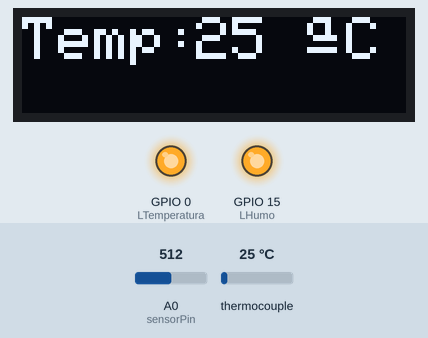
The program below on a simulated ESP8266 (NodeMCU). Parts: 128×32 one-colour display, output pins drawn as LEDs (lit = HIGH). The inputs (shaded band) are chosen by the test bench; at power-on: thermocouple 25 °C, A0 (sensorPin) = 512. WiFi joins after 1.5 s; servers stay silent unless stated; no MQTT or app messages arrive unless stated; what the program prints to the serial monitor is not drawn.

Above: at 5.2 s.
5.3 s: thermocouple set to 98 °C
At 7.1 s:
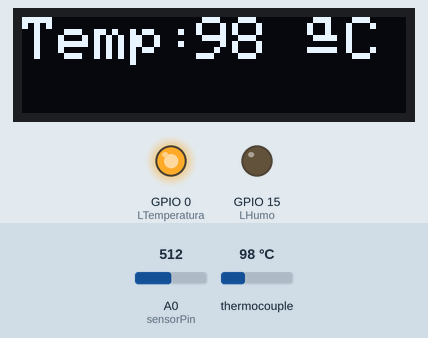
9.7 s: thermocouple set to 105 °C
At 10.7 s:
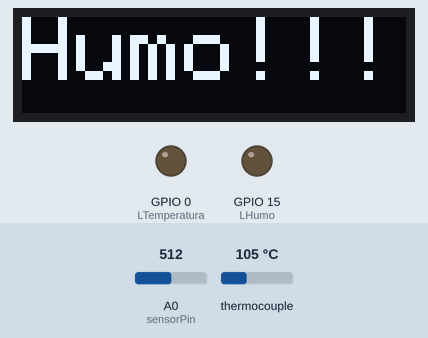
13.4 s: A0 (sensorPin) set to 492
At 14.0 s:
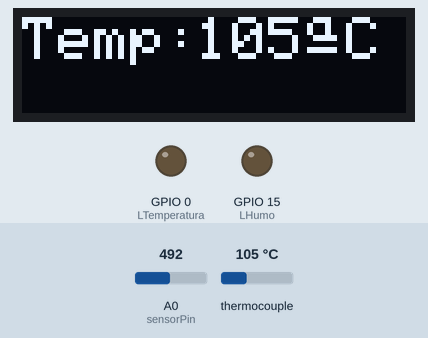
15.5 s: thermocouple set to 6 °C
At 16.5 s:
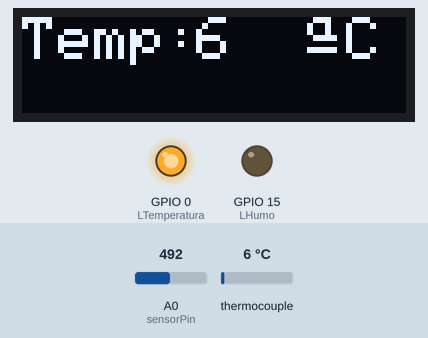
17.6 s: thermocouple set to 150 °C
At 19.1 s:
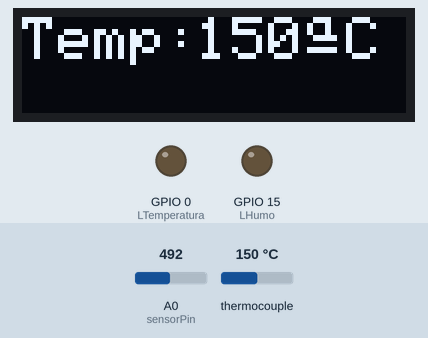
19.7 s: A0 (sensorPin) set to 510
At 21.7 s:
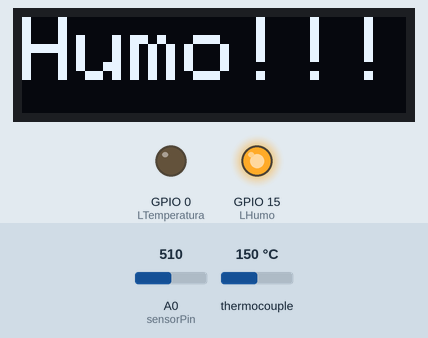
Timing chart, 0 to 24.9 s (numbered marks = the images above; inputs shaded):
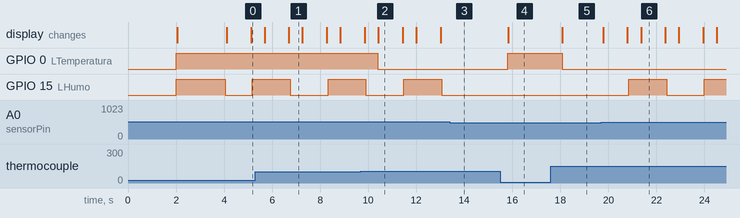

The program:

main.cpp
```cpp
#include <Arduino.h>
#include <ESP8266WiFi.h>
#include <SPI.h>
#include <Wire.h>
#include <Adafruit_SSD1306.h>

#include "mqtt/MQTTConnector.h"
#include "Credentials.h"
#include "max6675.h"

//Pines de termocupla.
int thermoDO = 14;
int thermoCS = 12;
int thermoCLK = 13;
int temperatura = 0;
//Pines MQ2.
const int sensorPin = A0;
int MQ2 = 0;
bool humo = false;
bool alerta = false;
//Pines OLED:Constantes.
#define ANCHO_PANTALLA 128 //Ancho pantalla OLED.
#define ALTO_PANTALLA 32   //Alto pantalla OLED.
//Pines de Salida.
int LTemperatura = 0;
int LHumo = 15;

MAX6675 thermocouple(thermoCLK, thermoCS, thermoDO);

// Objeto de la clase Adafruit_SSD1306
Adafruit_SSD1306 display(ANCHO_PANTALLA, ALTO_PANTALLA, &Wire, -1);

void leerTermocupla(){
  //Termocupla..................
  Serial.print("Temperatura = ");
  temperatura = thermocouple.readCelsius();
  Serial.println(temperatura);

  //Publicar en Mqtt.
  String output = String( temperatura ) + " grados Celsius.";
  MQTTPublish(TOPICTEMPERATURE, (char *)output.c_str());

  if (temperatura > 100)
    digitalWrite(LTemperatura,LOW);
  else
    digitalWrite(LTemperatura,HIGH);
}

void alertaHumo(){
  if (!alerta){
    digitalWrite(LHumo,HIGH);
    alerta = true;
  }
  else
  {
    digitalWrite(LHumo,LOW);
    alerta = false;
  }
}

void leerMQ2(){
  //MQ2.........................
  MQ2 = analogRead(sensorPin);
  Serial.print("MQ2 = ");
  Serial.println(MQ2);

  if (MQ2 > 500){    //Para alcohol 600, para humo 700.
    humo = true;
    display.clearDisplay();
    display.setTextSize(3);
    display.setTextColor(SSD1306_WHITE);
    display.setCursor(0,0);
    display.println("Humo!!!");
    display.display();

    //Publicar en Mqtt.
    MQTTPublish(TOPICESTADO, "Alerta!!! Humo.");
    delay(1000);
  }
  else
    humo = false;
}

void writeOled(){
  //OLED.........................
  display.clearDisplay();
  display.setTextSize(2);
  display.setTextColor(SSD1306_WHITE);
  display.setCursor(0,0);
  display.println("Temp:    C");
  display.setCursor(58,0);
  display.println(temperatura);
  display.setCursor(95,0);
  display.cp437(true);
  display.write(166); //Imprimir caracter especial.
  display.display();
  delay(50);
}

void WiFiBegin(const char* ssid, const char* pass)
{
  WiFi.begin(ssid, pass);
  Serial.printf("Waiting for AP connection ...\n");
  while(WiFi.status() != WL_CONNECTED)
  {
    delay(1000);
    Serial.printf(".");
  }
  IPAddress ip = WiFi.localIP();
  Serial.printf("IP : %d.%d.%d.%d\n", ip[0],ip[1],ip[2],ip[3]);
}

void setup()
{
  Serial.begin(115200);
  WiFiBegin(STA_SSID, STA_PASS);
  MQTTBegin();
  MQTTPublish(TOPICESTADO,"Im alive");

  pinMode(LTemperatura, OUTPUT);
  pinMode(LHumo, OUTPUT);
  digitalWrite(LHumo,HIGH);
  digitalWrite(LTemperatura, HIGH);

  //OLED...................................................
  if (!display.begin(SSD1306_SWITCHCAPVCC, 0x3C)) {
    while (true);
  }
  display.clearDisplay();
  display.setTextSize(3);
  display.setTextColor(SSD1306_WHITE);
  display.setCursor(0, 4);      // Posición del texto(Columna,fila):128x32
  display.println("Welcome.");
  display.display();            // Enviar a pantalla
  delay(2000);
  digitalWrite(LHumo,LOW);
}

void loop()
{
  MQTTLoop();
  leerTermocupla();
  leerMQ2();
  writeOled();
  if(humo)
    alertaHumo();
  else
    digitalWrite(LHumo,LOW);

  delay(500);
}

  
```

Credentials.h
```cpp
#ifndef ARDUINO_CREDENTIALS_H
#define ARDUINO_CREDENTIALS_H

/* WiFi Credentials to connect Internet */
#define STA_SSID "xxxx"
#define STA_PASS "xxxx"

/* Provide MQTT broker credentials as denoted in maqiatto.com. */
#define MQTT_BROKER       "xxxx"
#define MQTT_BROKER_PORT  1883
#define MQTT_USERNAME     "xxxx"
#define MQTT_KEY          "xxxx"

/* Provide topic as it is denoted in your topic list.
 * For example mine is : cadominna@gmail.com/topic1
 * To add topics, see https://www.maqiatto.com/configure
 */
#define TOPICESTADO            "xxxx/Estado"
#define TOPICTEMPERATURE       "xxxx/Temperatura"

#endif /* ARDUINO_CREDENTIALS_H */
```

MQTTConnector.cpp
```cpp
#include <ESP8266WiFi.h>
#include <PubSubClient.h>

#include "MQTTConnector.h"
#include "Credentials.h"

WiFiClient wifiClient;
PubSubClient mqttClient(wifiClient);

boolean mqttInitCompleted = false;
String clientId = "IoTPractice-" + String(ESP.getChipId());

/* Incoming data callback. */
void dataCallback(char* topic, byte* payload, unsigned int length)
{
  char payloadStr[length + 1];
  memset(payloadStr, 0, length + 1);
  strncpy(payloadStr, (char*)payload, length);
  Serial.printf("Data    : dataCallback. Topic : [%s]\n", topic);
  Serial.printf("Data    : dataCallback. Payload : %s\n", payloadStr);
}

void performConnect()
{
  uint16_t connectionDelay = 5000;
  while (!mqttClient.connected())
  {
    Serial.printf("Trace   : Attempting MQTT connection...\n");
    if (mqttClient.connect(clientId.c_str(), MQTT_USERNAME, MQTT_KEY))
    {
      Serial.printf("Trace   : Connected to Broker.\n");

      /* Subscription to your topic after connection was succeeded.*/
      //MQTTSubscribe(TOPIC);
    }
    else
    {
      Serial.printf("Error!  : MQTT Connect failed, rc = %d\n", mqttClient.state());
      Serial.printf("Trace   : Trying again in %d msec.\n", connectionDelay);
      delay(connectionDelay);
    }
  }
}

boolean MQTTPublish(const char* topic, char* payload)
{
  boolean retval = false;
  if (mqttClient.connected())
  {
    retval = mqttClient.publish(topic, payload);
  }
  return retval;
}

boolean MQTTSubscribe(const char* topicToSubscribe)
{
  boolean retval = false;
  if (mqttClient.connected())
  {
    retval = mqttClient.subscribe(topicToSubscribe);
  }
  return retval;
}

boolean MQTTIsConnected()
{
  return mqttClient.connected();
}

void MQTTBegin()
{
  mqttClient.setServer(MQTT_BROKER, MQTT_BROKER_PORT);
  mqttClient.setCallback(dataCallback);
  mqttInitCompleted = true;
}

void MQTTLoop()
{
  if(mqttInitCompleted)
  {
    if (!MQTTIsConnected())
    {
      performConnect();
    }
    mqttClient.loop();
  }
}
```

MQTTConnector.h
```cpp
#ifndef ARDUINO_MQTTCONNECTOR_H
#define ARDUINO_MQTTCONNECTOR_H

#include <Arduino.h>

void    MQTTBegin();
void    MQTTLoop();
boolean MQTTPublish(const char* topic, char* payload);
boolean MQTTSubscribe(const char* topicToSubscribe);
boolean MQTTIsConnected();

#endif /* ARDUINO_MQTTCONNECTOR_H */
```

Measured:
- the behaviour switches between 100 and 101 °C on thermocouple (found by bisection; images 1 and 2)
- the behaviour switches between 501 and 500 on A0 (sensorPin) (found by bisection; images 2 and 3)
- after the input at 5.3 s, the display: first differs from a run without the input after 1.4 s (image 1)
- after the input at 9.7 s, GPIO 0 (LTemperatura): HIGH → LOW after 0.71 s
- after the input at 13.4 s, GPIO 15 (LHumo): stays LOW (without the input it goes to HIGH after 1.2 s)
- after the input at 15.5 s, GPIO 0 (LTemperatura): LOW → HIGH after 0.32 s; the display: changes after 0.33 s (image 4)
- after the input at 17.6 s, GPIO 0 (LTemperatura): HIGH → LOW after 0.48 s; the display: changes after 0.49 s (image 5)
- after the input at 19.7 s, GPIO 15 (LHumo): LOW → HIGH after 1.1 s, → LOW 1.6 s later, → HIGH 1.6 s later; the display: changes after 0.08 s (image 6)
